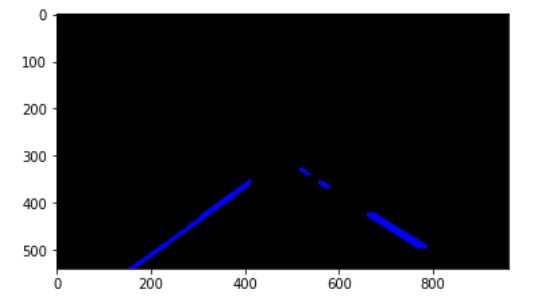
#> input picture Hough_line.JPG, 543 x 306 px, given in place of solidWhiteRight.jpg, which was not available
$ jupyter execute --allow-errors P1.ipynb   (shell and % lines are left out)   (text cells are left out)
#> lines starting #> are read from the running program, lines starting #| are printed output that depends on the picture; after the words box and inside, x2 and y2 are one past the last pixel; in counts of white or black regions, pixels touching at a corner belong together; pictures that were not available may be replaced by others from this repository, and a replacement may not be noted
[cell 1]
#importing some useful packages
import matplotlib.pyplot as plt
import matplotlib.image as mpimg
import numpy as np
import cv2

[cell 2]
#reading in an image
image = mpimg.imread('test_images/solidWhiteRight.jpg')
#> image is the input picture: shape (306, 543, 3); mean R, G, B 75.6, 75.6, 77.6

#printing out some stats and plotting
print('This image is:', type(image), 'with dimensions:', image.shape)
#| This image is: <class 'numpy.ndarray'> with dimensions: (306, 543, 3)
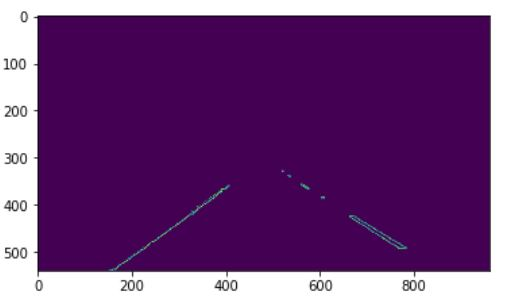
#> input picture RoI.JPG, 515 x 308 px, given in place of solidYellowLeft.jpg, which was not available
#> further down, image is the input picture: shape (308, 515, 3); mean R, G, B 116, 67.6, 127
#| This image is: <class 'numpy.ndarray'> with dimensions: (308, 515, 3)
plt.imshow(image)  # if you wanted to show a single color channel image called 'gray', for example, call as plt.imshow(gray, cmap='gray')

[cell 3]
import math

def grayscale(img):
    """Applies the Grayscale transform
    This will return an image with only one color channel
    but NOTE: to see the returned image as grayscale
    (assuming your grayscaled image is called 'gray')
    you should call plt.imshow(gray, cmap='gray')"""
    #return cv2.cvtColor(img, cv2.COLOR_RGB2GRAY)
    # Or use BGR2GRAY if you read an image with cv2.imread()
    return cv2.cvtColor(img, cv2.COLOR_BGR2GRAY)
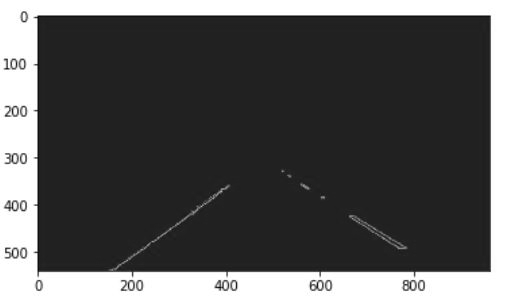
#> returned value: shape (308, 515); min 8, max 255, mean 91.1

def color_mask(image):
    hsv = cv2.cvtColor(image, cv2.COLOR_RGB2HSV)
#> hsv: shape (308, 515, 3); mean H, S, V 108.2, 183.6, 127
    gray_img = grayscale(image)

    lower_white = np.array([70, 10, 130])
    upper_white = np.array([180, 110, 255])


    lower_yellow = np.array([20, 100, 100])
    upper_yellow = np.array([40, 255, 255])

    yellow_mask = cv2.inRange(hsv,lower_yellow, upper_yellow)
#> yellow_mask: shape (308, 515); every value is 0
    white_mask = cv2.inRange(gray_img,200, 255)
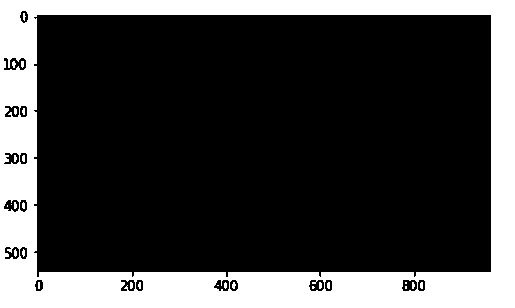
#> white_mask: shape (308, 515); 25.4% white; 27 white regions (24 under 20 px), largest, box (x1, y1, x2, y2) and area: (0, 0, 515, 308) 39933, (12, 61, 16, 68) 20, (232, 282, 236, 289) 20

    mask_yw = cv2.bitwise_or(white_mask, yellow_mask)
    mask_yw_image = cv2.bitwise_and(gray_img, mask_yw)
#| This image is: <class 'numpy.ndarray'> with dimensions: (308, 515)

    return mask_yw_image

def canny(img, low_threshold, high_threshold):
    """Applies the Canny transform"""
#> called with low_threshold = 50, high_threshold = 150
    return cv2.Canny(img, low_threshold, high_threshold)
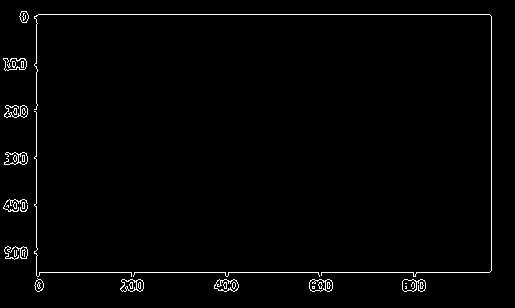
#> returned value: shape (308, 515); 1.7% white in thin lines or dots, all inside (x1, y1, x2, y2) = (3, 11, 492, 292)
#| This image is: <class 'numpy.ndarray'> with dimensions: (308, 515)

def gaussian_blur(img, kernel_size):
    """Applies a Gaussian Noise kernel"""
#> called with kernel_size = 3
    return cv2.GaussianBlur(img, (kernel_size, kernel_size), 0)
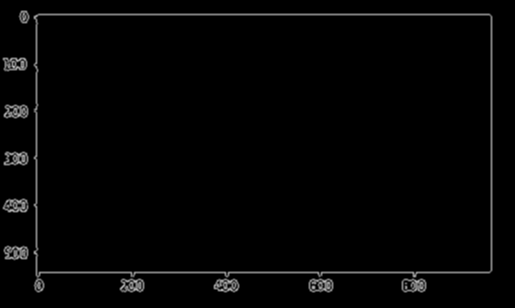
#> returned value: shape (308, 515); min 0, max 191, mean 4.3

def region_of_interest(img, vertices):
    """
    Applies an image mask.

    Only keeps the region of the image defined by the polygon
    formed from `vertices`. The rest of the image is set to black.
    """
    #defining a blank mask to start with
    mask = np.zeros_like(img)

    #defining a 3 channel or 1 channel color to fill the mask with depending on the input image
    if len(img.shape) > 2:
        channel_count = img.shape[2]  # i.e. 3 or 4 depending on your image
        ignore_mask_color = (255,) * channel_count
    else:
        ignore_mask_color = 255

    #filling pixels inside the polygon defined by "vertices" with the fill color
    cv2.fillPoly(mask, vertices, ignore_mask_color)

    #returning the image only where mask pixels are nonzero
    masked_image = cv2.bitwise_and(img, mask)
    return masked_image

def draw_lines(img,lines):
    #cdstP = cv2.cvtColor(img, cv2.COLOR_GRAY2BGR)

    if lines is not None:
        for i in range(0, len(lines)):
            l = lines[i][0]
            line_img = cv2.line(img, (l[0], l[1]), (l[2], l[3]), (0,0,255), 3, cv2.LINE_AA)
    return line_img

def hough_lines(img, rho, theta, threshold, min_line_len, max_line_gap):
    """
    `img` should be the output of a Canny transform.

    Returns an image with hough lines drawn.
    """
    lines = cv2.HoughLinesP(img, rho, theta, threshold, np.array([]), minLineLength=min_line_len, maxLineGap=max_line_gap)
    line_img = np.zeros((img.shape[0], img.shape[1], 3), dtype=np.uint8)
    draw_lines(line_img, lines)
    return line_img

# Python 3 has support for cool math symbols.

def weighted_img(img, initial_img, α=0.8, β=1., λ=0.):
    """
    `img` is the output of the hough_lines(), An image with lines drawn on it.
    Should be a blank image (all black) with lines drawn on it.

    `initial_img` should be the image before any processing.

    The result image is computed as follows:

    initial_img * α + img * β + λ
    NOTE: initial_img and img must be the same shape!
    """
    return cv2.addWeighted(initial_img, α, img, β, λ)

[cell 4]
import os
os.listdir("test_images/")

[cell 5]
#Test images
swc = "test_images/solidWhiteCurve.jpg"
swr = "test_images/solidWhiteRight.jpg"
syc = "test_images/solidYellowCurve.jpg"
syc2 = "test_images/solidYellowCurve2.jpg"
syl = "test_images/solidYellowLeft.jpg"
wcls = "test_images/whiteCarLaneSwitch.jpg"

image = mpimg.imread(syl)
#plt.imshow(image)

print('This image is:', type(image), 'with dimensions:', image.shape)


gray = grayscale(image)
#plt.imshow(gray, cmap='gray')

masked = color_mask(image)
#plt.imshow(masked, cmap='gray')

print('This image is:', type(masked), 'with dimensions:', masked.shape)
#plt.imshow(gray_img)

low_threshold = 50;
high_threshold = 150;

edges = canny(masked, low_threshold, high_threshold)
print('This image is:', type(edges), 'with dimensions:', edges.shape)
#plt.imshow(edges)

kernel_size = 3
blur_img = gaussian_blur(edges, kernel_size)
#plt.imshow(blur_img)

imshape = image.shape
#> imshape = (308, 515, 3)
vertices = np.array([[(150,imshape[0]),(450, 325), (530, 325), (900,imshape[0])]], dtype=np.int32)
roi_img = region_of_interest(blur_img,vertices)
#plt.imshow(roi_img)


rho=1
theta=np.pi/180
threshold = 6
min_line_len=12
max_line_gap = 10

#https://docs.opencv.org/3.4.0/d9/db0/tutorial_hough_lines.html
#> (the rest of this cell did not finish here and is left out)

#> in hough_lines, `lines = cv2.HoughLinesP(img, rho, theta, threshold, np.array([]), minL..`: lines = None
#plt.imshow(line_img)

weight_img = weighted_img(line_img, image, α=0.8, β=1., λ=0.)
plt.imshow(weight_img)
